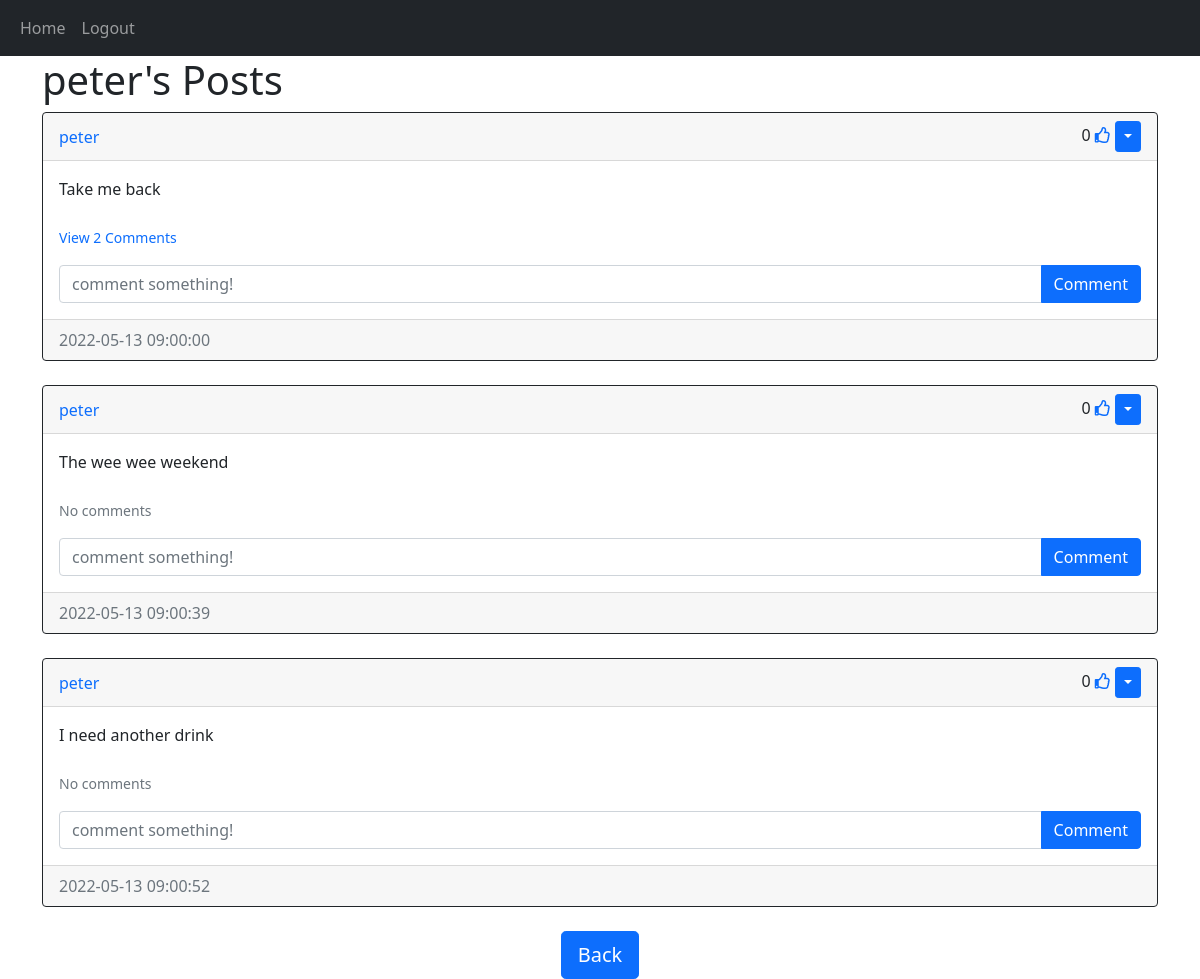
The page /posts/peter (signed in) on the database its author committed.
### website/models/user.py (models this page shows)
class User(db.Model, UserMixin):
    id = db.Column(db.Integer, primary_key = True)
    email = db.Column(db.String(150), unique = True)
    username = db.Column(db.String(150), unique = True)
    password = db.Column(db.String(150))
    date_created = db.Column(db.DateTime (timezone = True), default = func.now())
    posts = db.relationship('Post', backref = 'user', passive_deletes = True)
    comments = db.relationship('Comment', backref = 'user', passive_deletes = True)
    likes = db.relationship('Like', backref = 'user', passive_deletes = True)

### website/models/posts.py (models this page shows)
class Post(db.Model):
    id = db.Column(db.Integer, primary_key = True)
    text = db.Column(db.Text, nullable = False)
    date_created = db.Column(db.DateTime (timezone = True), default = func.now())
    author = db.Column(db.Integer, db.ForeignKey('user.id', ondelete = 'CASCADE'), nullable= False)
    comments = db.relationship('Comment', backref = 'post', passive_deletes = True)

### website/views.py (the view)
@views.route('/posts/<username>')
@login_required
def posts(username):
    user = User.query.filter_by(username = username).first()
    if not user:
        flash('No user with that username exists', category='error')
        return redirect(url_for('views.home'))
    posts = user.posts
    return render_template('posts.html', user = current_user, posts = posts, username = username)

### website/__init__.py (called while the page is built)
def create_app():
    app = Flask(__name__)
    app.config['SECRET_KEY'] = '3456789032072dsjhe$@!@*hnui12'
    app.config['SQLALCHEMY_DATABASE_URI'] = f'sqlite:///{DB_NAME}'
    app.config['SQLALCHEMY_TRACK_MODIFICATIONS'] = False
    db.init_app(app)
    app.register_blueprint(views, url_prefix = '/')
    app.register_blueprint(auth, url_prefix = '/')
    create_database(app)
    login_manager = LoginManager()
    login_manager.login_view = 'auth.login'
    login_manager.init_app(app)
    @login_manager.user_loader
    def load_user(id):
       return User.query.get(int(id))
    return app

### website/templates/posts.html (shortened to what this page needs)
{% extends 'posts_div.html' %}
{% block header %}
{{username}}'s Posts
{% endblock %}
{% block footer %}
<div align = 'center'>
    <a href="/home">
        <button class="btn btn-primary btn-lg">
        Back
        </button>
    </a>
</div>
{% endblock %}

### website/templates/posts_div.html (shortened to what this page needs)
{% extends 'base.html' %}
{% block content %}
<h1 align="'center">{% block header %}Posts{% endblock %}</h1>
<div id="posts">
    {% for post in posts %}
    <div class="card border-dark">
        <div class="card-header d-flex justify-content-between align-items-center">
            <a href="/posts/{{post.user.username}}" style="text-decoration: none;">{{post.user.username}}</a>
            <div>
                {{post.likes|length}}
                {% if user.id in post.likes|map(attribute = 'author')|list %}
                <a href="/like_post/{{post.id}}"><i class="fas fa-thumbs-up"></i></a>
                {% else %}
                <a href="/like_post/{{post.id}}"><i class="far fa-thumbs-up"></i></a>
                {% endif %}
                {% if user.id == post.author %}
                <div class="btn-group">
                    <button type="button" class="btn btn-sm btn-primary dropdown-toggle" data-bs-toggle = "dropdown"></button>
                </div>
                {% endif %}
            </div>
        </div>
        <div class="card-body">
            <div class="card-text">{{post.text}}</div>
            <br/>
            <p class="card-text">
                {% if post.comments|length > 0 %}
                <a href="#comments-{{post.id}}" data-bs-toggle="collapse" role="button" style="text-decoration: none;">
                <small>View {{post.comments|length}} Comments</small>
                </a>
                {% else %}
                <small class="text-muted">No comments</small>
                {% endif %}
            </p>
            <form action="/create_comment/{{post.id}}" method = 'POST' class="input-group mb3">
                <input type="text" name="text" id="text" class="form-control" placeholder="comment something!" />
                <button type="submit" class="btn btn-primary">Comment</button>
            </form>
        </div>
        <div class="card-footer text-muted">{{post.date_created}}</div>
    </div>
    <br/>
    {% endfor %}
    </div>
    {% block footer %}{% endblock %}
{% endblock %}

### website/templates/base.html (shortened to what this page needs)
<!DOCTYPE html>
<html lang="en">
<head>
    <link href="https://cdnjs.cloudflare.com/ajax/libs/font-awesome/5.13.0/css/all.min.css" rel="stylesheet">
    <link href="https://cdn.jsdelivr.net/npm/bootstrap@5.1.3/dist/css/bootstrap.min.css" rel="stylesheet">
</head>
<body>
    <nav class="navbar navbar-expand-lg navbar-dark bg-dark">
        <div class="container-fluid">
            <div class="collapse navbar-collapse" id="navbar">
                <div class="navbar-nav">
                    <a href="/home" class="nav-item nav-link">Home</a>
                    {% if user.is_authenticated %}
                    <a href="/logout" class="nav-item nav-link">Logout</a>
                    {% else %}
                    <a href="/login" class="nav-item nav-link">Login</a>
                    <a href="/signup" class="nav-item nav-link">Signup</a>
                    {% endif %}
                </div>
            </div>
        </div>
    </nav>
    <div class="container">{% block content %}{% endblock %}</div>
</body>
</html>

### rows shown on the page
User: username "peter"
Post: user.username "peter", likes|length "0", text "Take me back", comments|length "2", date_created "2022-05-13 09:00:00"
Post: user.username "peter", likes|length "0", text "The wee wee weekend", shows "No comments", date_created "2022-05-13 09:00:39"
Post: user.username "peter", likes|length "0", text "I need another drink", shows "No comments", date_created "2022-05-13 09:00:52"
